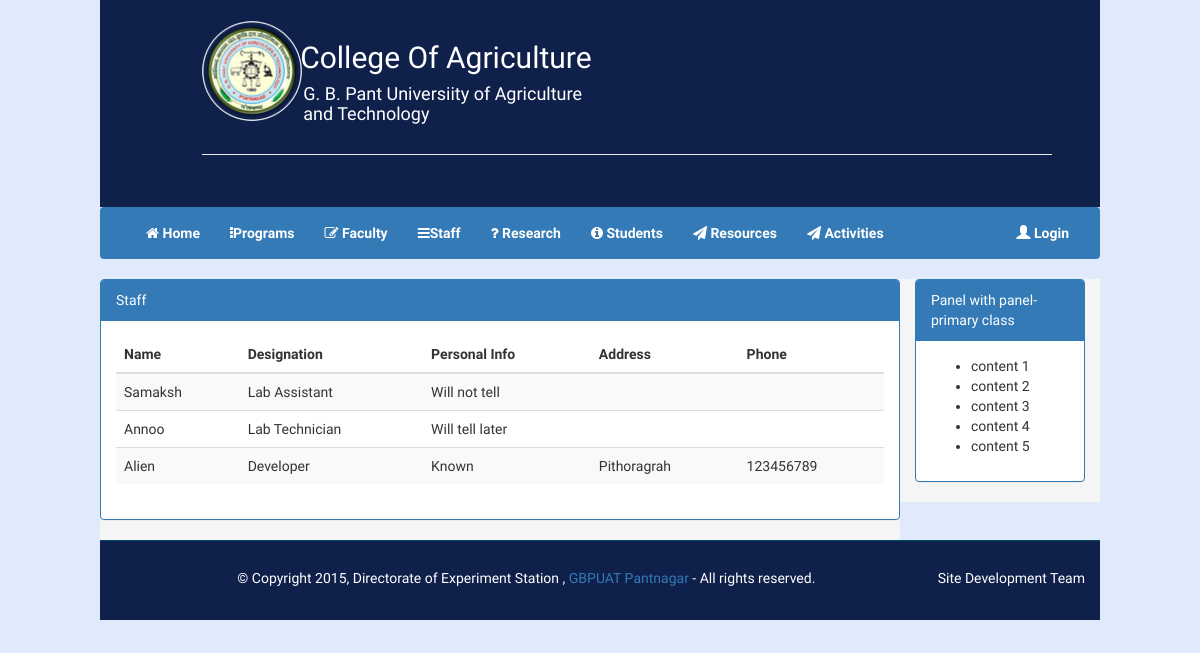
/index.php/department/staff, run on the app's committed database.
### tables this page shows
CREATE TABLE `Staff` (
  `Staff_ID` int(11) NOT NULL,
  `Staff_Name` varchar(50) NOT NULL,
  `Dept_ID` int(11) NOT NULL,
  `Designation` varchar(50) NOT NULL,
  `Personal_Info` text NOT NULL,
  `Address` varchar(100) NOT NULL,
  `Phone` int(11) DEFAULT NULL
);

### application/controllers/Department.php (called while the page is built, shortened)
<?php
	class Department extends CI_Controller {
		function __construct() {
			$this->load->model('dep_model');
			$this->load->library('session');
			$this->load->helper(array('form'));
		}
		public function staff() {
			$data['records'] = $this->dep_model->get_staff_info(1);
			$this->load->view('templates/department_header');
			$this->load->view('stafflist', $data);
			$this->load->view('templates/department_footer');
		}
   }
?>

### index.php (called while the page is built, shortened)
<?php
require_once BASEPATH.'core/CodeIgniter.php';

### application/models/Dep_model.php (called while the page is built, shortened)
<?php
	class Dep_model extends CI_Model {
		public function get_staff_info($dept_id) {
			$this->db->select();
			$this->db->where("Dept_ID", $dept_id);
			return $this->db->get('Staff')->result_array();
		}
	}
?>

### application/views/stafflist.php (the view)
<section class="container-fluid">
	<div class="row">
        <div class="col-md-1"></div>
	    <div class="col-md-8" style="background-color:RGB(245,245,245);">
        <div class="row">
        <div class="panel panel-primary">
            <div class="panel-heading">Staff</div>
            <div class="panel-body">
            <table class=" table table-striped">
                <thead>
                <tr>
                    <th>Name</th>
                    <th>Designation</th>
                    <th>Personal Info</th>
                    <th>Address</th>
                    <th>Phone</th>
                </tr>
                </thead>
                <tbody>
                    <?php
                        $staff_count = count($records);
                        for($i = 0; $i < $staff_count; $i++) {
                            echo "<tr>";
                                echo "<td>".$records[$i]["Staff_Name"]."</td>";
                                echo "<td>".$records[$i]["Designation"]."</td>";
                                echo "<td>".$records[$i]["Personal_Info"]."</td>";
                                echo "<td>".$records[$i]["Address"]."</td>";
                                echo "<td>".$records[$i]["Phone"]."</td>";
                            echo "</tr>";
                        }
                    ?>
                </tbody>
            </table>
            </div>
        </div>
        </div>
        </div>
        <div class="col-md-2" style="background-color:RGB(245,245,245);">
        <div class="panel panel-primary">
            <div class="panel-heading">Panel with panel-primary class</div>
            <div class="panel-body">
            <ul>
                <li>content 1 </li>
                <li> content 2</li>
                <li> content 3 </li>
                <li> content 4 </li>
                <li> content 5 </li>
            </ul>
            </div>
        </div>
        </div>
    </div>
</section>

### assets/css/style.css (style rules this page uses)
#body { background-color:RGB(224,234,251);font-family: 'PT Sans', sans-serif;font-weight:400; }

### data on the page
staff: Staff_Name "Samaksh", Designation "Lab Assistant", Personal_Info "Will not tell"
staff: Staff_Name "Annoo", Designation "Lab Technician", Personal_Info "Will tell later"
staff: Staff_Name "Alien", Designation "Developer", Personal_Info "Known", Address "Pithoragrah", Phone "123456789"
